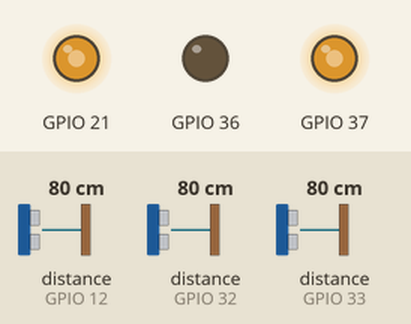
Bench run of a sketch on a simulated ESP32. On the bench: output pins drawn as LEDs (lit = HIGH). Wiring (inferred from the names in the program): 3 × ultrasonic range finder: trigger GPIO 13, echo GPIO 12 / trigger GPIO 15, echo GPIO 32 / trigger GPIO 27, echo GPIO 33. The test bench sets the inputs (shaded band); at power-on: distance to the obstacle (sensors on GPIO 12, GPIO 32, GPIO 33) 80 cm. The echo pulse lasts 58.3 µs per cm; pins used as bus, display or sensor lines are not drawn; what the sketch prints to the serial monitor is not drawn.

Above: at 10.8 s.
10.9 s: distance to the obstacle (sensor on GPIO 12) set to 120 cm
At 12.2 s:
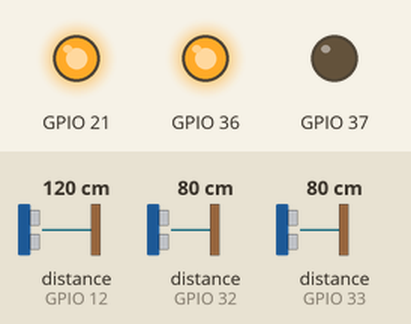
13.9 s: distance to the obstacle (sensor on GPIO 32) set to 16 cm
15.4 s: distance to the obstacle (sensor on GPIO 32) set to 13 cm
At 16.6 s:
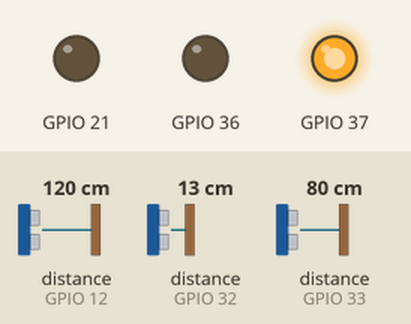
18.4 s: distance to the obstacle (sensor on GPIO 32) set to 18 cm
19.9 s: distance to the obstacle (sensor on GPIO 32) set to 2 cm
At 21.5 s:
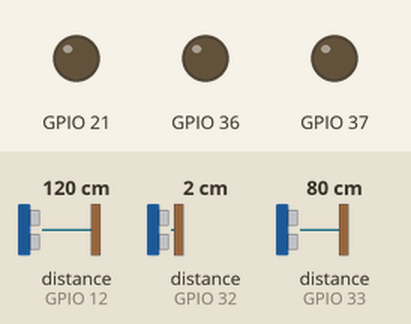
Timing chart, 0 to 23.9 s (numbered marks = the images above; inputs shaded):
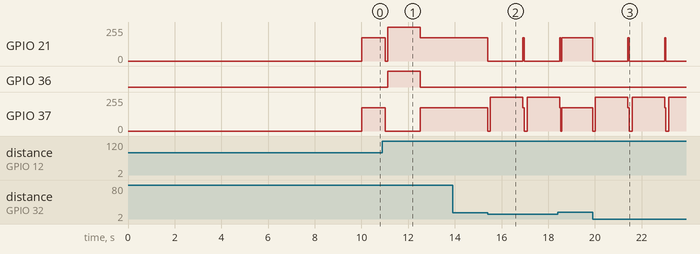

Measured:
- the behaviour switches between 15 and 14 cm on distance to the obstacle (sensor on GPIO 32) (found by bisection; images 1 and 2)
- after the input at 10.9 s, GPIO 21: 174/255 → 0/255 after 0.12 s, → 255/255 0.10 s later, → 174/255 1.4 s later; GPIO 36: LOW → HIGH after 0.22 s, → LOW 1.4 s later; GPIO 37: 174/255 → 0/255 after 0.12 s, → 174/255 1.5 s later
- after the input at 13.9 s, every drawn part: stays the same
- after the input at 15.4 s, GPIO 21: 174/255 → 0/255 at once; GPIO 37: 174/255 → 0/255 at once, → 255/255 0.10 s later, → 0/255 1.4 s later, → 255/255 0.18 s later
- after the input at 19.9 s, GPIO 21: 174/255 → 0/255 at once; GPIO 37: 174/255 → 0/255 at once, then repeats every 1.6 s: 255/255 1.4 s, 0/255 0.18 s

The sketch:

mazecar.ino
```cpp
// set up PWM for leftside and rightside wheels
int pwmChanLF = 0;
int pwmChanLB = 1;
int pwmChanRF = 2;
int pwmChanRB = 3;
int freq = 5000;
int res = 8;

const float c = 3.43e5; // the speed of sounds (m/s)

// set up X, Y, Z ultrasonic sensors
const int pingPinY = 15;
const int echoPinY = 32;
const int pingPinX = 13;
const int echoPinX = 12;
const int pingPinZ = 27;
const int echoPinZ = 33;
// Y is forwards facing sensor
// X should be first right wall
// Z shouldn't be used

void setup() {  // set up sensors and begin
  // set up L and R wheel PWM for forward and back
  ledcSetup(pwmChanLF, freq, res);
  ledcAttachPin(A1, pwmChanLF);
  ledcSetup(pwmChanLB, freq, res);
  ledcAttachPin(A0, pwmChanLB);
  ledcSetup(pwmChanRF, freq, res);
  ledcAttachPin(21, pwmChanRF);
  ledcSetup(pwmChanRB, freq, res);
  ledcAttachPin(A5, pwmChanRB);

  // set up three ultrasonic sensors
  pinMode(pingPinY, OUTPUT);
  pinMode(echoPinY, INPUT);
  digitalWrite(pingPinY, LOW);
  pinMode(pingPinX, OUTPUT);
  pinMode(echoPinX, INPUT);
  digitalWrite(pingPinX, LOW);
  pinMode(pingPinZ, OUTPUT);
  pinMode(echoPinZ, INPUT);
  digitalWrite(pingPinZ, LOW);

  Serial.begin(115200);
  Serial.println("STARTING");

}

long durationY;
long durationX;
long durationZ;
long distanceY;
long distanceX;
long distanceZ;
long prevDistanceY;
long prevDistanceX;
long prevDistanceZ;
long deltaDistanceY;
long deltaDistanceX;
long deltaDistanceZ;

int count = 0;
void loop()
{ // main logic loop that runs the car
  // each iteration of loop checks all distances
  distanceX = takeDataX();
  distanceY = takeDataY();
  distanceZ = takeDataZ();

  if (count == 0)
  {
    // go forward a bit
    // turn right, go forward a bit, find wall
    delay(10000);
    prevDistanceX = distanceX;
    prevDistanceY = distanceY;
    prevDistanceZ = distanceZ;
  }
  // Check the absolute distance to the wall
  if (distanceY < 150)
  {
    // Check the right wall distance
    if (distanceX < 150)
    {
      // Turn left
      turn(-90);
      // Go straight for 0.25 seconds before taking more data
      straight(50);
      // Reset the prevDistance by retaking the data
      prevDistanceX = takeDataX();
      prevDistanceY = takeDataY();
      prevDistanceZ = takeDataZ();
    }
    else
    {
      if (distanceZ < 150)
      {
        // Turn left
        turn(-90);
        // Go straight for 0.25 seconds before taking more data
        straight(50);
        // Reset the prevDistance by retaking the data
        prevDistanceX = takeDataX();
        prevDistanceY = takeDataY();
        prevDistanceZ = takeDataZ();
      }
      else
      {
        //Turn right
        turn(90);
        // Go straight for 0.25 seconds before taking more data
        straight(50);
        // Reset the prevDistance by retaking the data
        prevDistanceX = takeDataX();
        prevDistanceY = takeDataY();
        prevDistanceZ = takeDataZ();
      }
    }
  }
  else
  {
    if (count%64 == 0)
    {
      deltaDistanceX = distanceX - prevDistanceX;
      deltaDistanceY = distanceY - prevDistanceY;
      deltaDistanceZ = distanceZ - prevDistanceZ;
      prevDistanceX = distanceX;
      prevDistanceY = distanceY;
      prevDistanceZ = distanceZ;
      // Use the deltaDistance to make a minor correction
      if (deltaDistanceX > 10)
      {
        // Turn left a bit based on the deltaDistance
        turn((int)(-deltaDistanceX/4));
      }
      else if (deltaDistanceZ > 10)
      {
        // Turn right a bit based on the deltaDistance
        turn((int)(deltaDistanceZ/4));
      }
      else
      {
        // Go straight
        ledcWrite(pwmChanLF, 175);
        ledcWrite(pwmChanRF, 175);
      }
    }
    count++;
    // Go straight
    ledcWrite(pwmChanLF, 175);
    ledcWrite(pwmChanRF, 175);
  }
}

void straight(int time) {
  ledcWrite(pwmChanLF, 175);
  ledcWrite(pwmChanRF, 175);
  delay(time);
  ledcWrite(pwmChanLF, 0);
  ledcWrite(pwmChanRF, 0);
}

void back(int time) {
  ledcWrite(pwmChanLB, 175);
  ledcWrite(pwmChanRB, 175);
  delay(time);
  ledcWrite(pwmChanLB, 0);
  ledcWrite(pwmChanRB, 0);
}

void turn(int degrees) {
  // first, stop all wheel motion
  ledcWrite(pwmChanLF, 0);
  ledcWrite(pwmChanLB, 0);
  ledcWrite(pwmChanRF, 0);
  ledcWrite(pwmChanRB, 0);

  delay(100); // wait for wheels to stop turning (1s)

  // calculate duration of turn based on angle
  int dur90 = 1400;
  float ratio = (abs(degrees) / 90) * dur90;
  int turndur = (int)ratio;


  if (degrees > 0) {
    // turn right
    ledcWrite(pwmChanLF, 255);
    ledcWrite(pwmChanRB, 255);
    delay(turndur);
    // stop turn
    ledcWrite(pwmChanLF, 0);
    ledcWrite(pwmChanRB, 0);

  } else if (degrees < 0) {
    // turn left
    ledcWrite(pwmChanRF, 255);
    ledcWrite(pwmChanLB, 255);
    delay(turndur);
    // stop turn
    ledcWrite(pwmChanRF, 0);
    ledcWrite(pwmChanLB, 0);

  } else {
    // do nothing
    return;
  }
}

long takeDataX(){
  digitalWrite(pingPinX, HIGH);
  delayMicroseconds(10);
  digitalWrite(pingPinX, LOW);
  long durationX = pulseIn(echoPinX, HIGH);
  long distanceX = durationX * 1.e-6 * c / 2;
  return distanceX;
}

long takeDataY(){
  digitalWrite(pingPinY, HIGH);
  delayMicroseconds(10);
  digitalWrite(pingPinY, LOW);
  long durationY = pulseIn(echoPinY, HIGH);
  long distanceY = durationY * 1.e-6 * c / 2;
  return distanceY;
}

long takeDataZ(){
  digitalWrite(pingPinZ, HIGH);
  delayMicroseconds(10);
  digitalWrite(pingPinZ, LOW);
  long durationZ = pulseIn(echoPinZ, HIGH);
  long distanceZ = durationZ * 1.e-6 * c / 2;
  return distanceZ;
}
```
